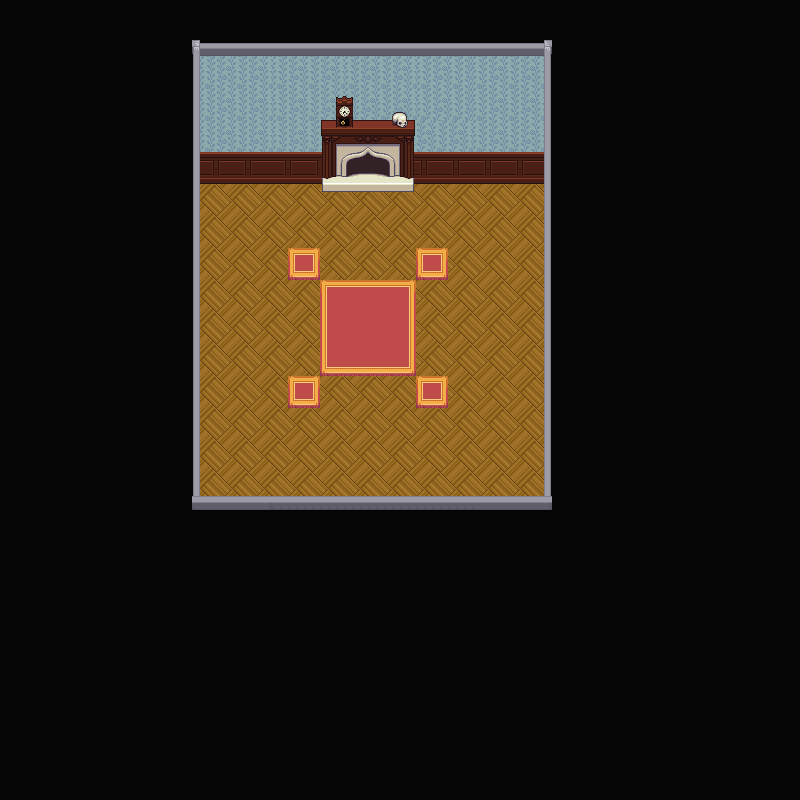

The image is a tile-based game level rendered from a .tmx file. Its description and source (layers, tilesets, objects; grid data summarised) follow:
An orthogonal 100x100 tile map with 8x8 px tiles, 4 tile layers (piso, bordes, Objetos 1, Objetos 2), 3 tilesets.

<map version="1.2" tiledversion="1.2.0" orientation="orthogonal" renderorder="right-down" width="100" height="100" tilewidth="8" tileheight="8" infinite="0" nextlayerid="5" nextobjectid="1">
 <tileset firstgid="1" source="paredes.tsx" />
 <tileset firstgid="2433" source="interior2.tsx" />
 <tileset firstgid="8577" source="a.tsx" />
 <layer id="1" name="piso" width="100" height="100">
  <data>[10000 cells, 1677 non-empty, 16 distinct tile ids]</data>
 </layer>
 <layer id="2" name="bordes" width="100" height="100">
  <data>[10000 cells, 8323 non-empty, 180 distinct tile ids]</data>
 </layer>
 <layer id="3" name="Objetos 1" width="100" height="100">
  <data>[10000 cells, 316 non-empty, 268 distinct tile ids]</data>
 </layer>
 <layer id="4" name="Objetos 2" width="100" height="100">
  <data>[10000 cells, 16 non-empty, 16 distinct tile ids]</data>
 </layer>
</map>
